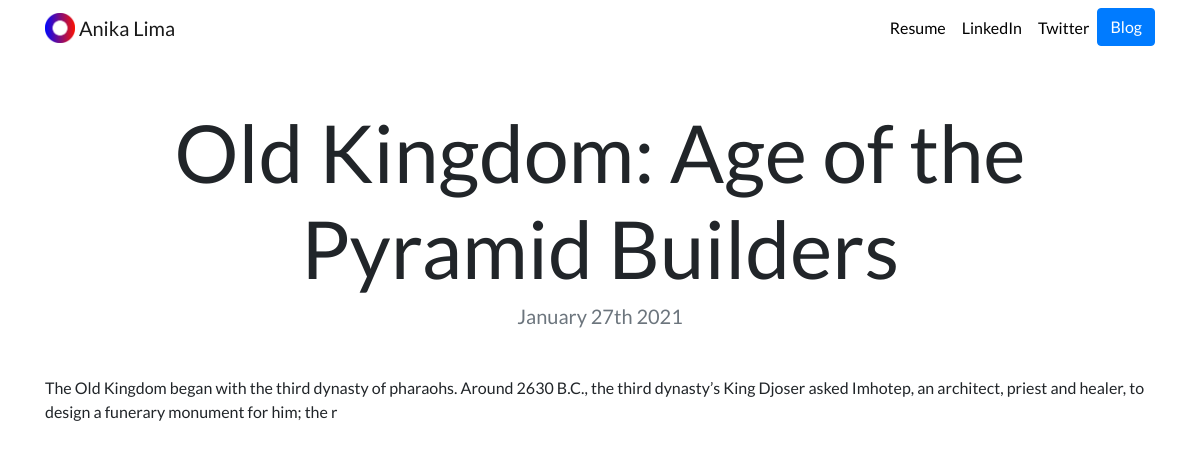
/blog/5/, run on the app's committed database.
### blog/models.py (models this page shows, shortened)
class Blog(models.Model):
    title=models.CharField(max_length=50)
    currentdate = models.DateField(default=timezone.now)
    description=models.CharField(max_length=200)

### blog/views.py (the view)
# urls.py: path('<int:blog_no>/', views.detail, name='detail')
def detail(request, blog_no):
    blog=get_object_or_404(Blog,pk=blog_no)
    return render(request,'detail.html',{'blog':blog})
    return render(request,'detail.html',{'num':blog_no})

### templates/detail.html
{% extends "base.html" %}
{% load static %}
{% block content %}
<h1 class="text-center mt-5" id="blogdetailtitle">{{ blog.title }}</h1>
<h5 class="text-center text-muted mb-5">{{ blog.currentdate|date:'F jS Y' }}</h5>
{{ blog.description|safe }}
{% endblock %}

### portfolio/static/portfolio/custom.css (style rules this page uses)
body { font-family: 'Lato', sans-serif; }
@media (min-width: 992px) { #blogdetailtitle { font-size: 5rem; } }

### data on the page
Blog: title "Old Kingdom: Age of the Pyramid Builders", currentdate "January 27th 2021", description "The Old Kingdom began with the third dynasty of pharaohs. Around 2630 B.C., the third dynasty’s King Djoser asked Imhotep, an architect, priest and healer, to design a funerary monument for him; the r"
